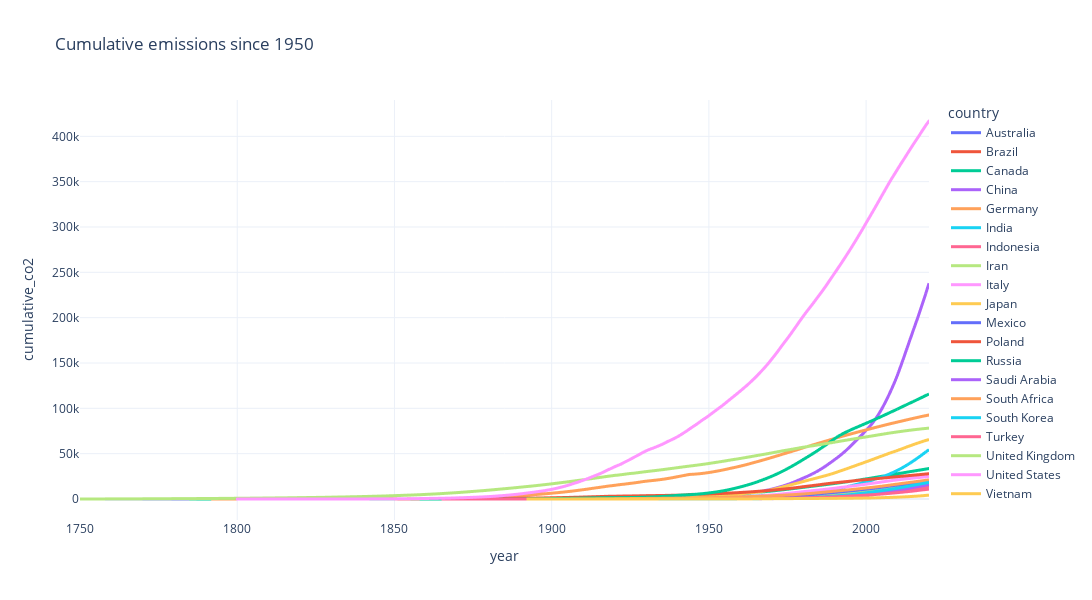

Notebook source saved alongside this figure:
### Markdown cell above
## Cumlative to... select year

### Code cell
year = 2021
fig = px.line(df0_Top20_all_years[df0_Top20_all_years['year'] < year], 
              x = 'year', y = 'cumulative_co2', color = 'country', 
              title = "Cumulative emissions since 1950",
              template='plotly_white', height=600, width=1200)
fig.update_traces(line={'width': 3})

### Figure 1 — Plotly figure (JSON) as saved in the notebook; plotly's stock layout.template omitted (floating-point values rounded to 4 significant figures; data arrays with more than 128 entries replaced by an {"elided": "..."} marker saying what was removed)
{"data": [{"hovertemplate": "country=Australia<br>year=%{x}<br>cumulative_co2=%{y}<extra></extra>", "legendgroup": "Australia", "line": {"color": "#636efa", "dash": "solid", "width": 3}, "marker": {"symbol": "circle"}, "mode": "lines", "name": "Australia", "showlegend": true, "type": "scattergl", "x": {"elided": "271 int values"}, "xaxis": "x", "y": {"elided": "271 float values"}, "yaxis": "y"}, {"hovertemplate": "country=Brazil<br>year=%{x}<br>cumulative_co2=%{y}<extra></extra>", "legendgroup": "Brazil", "line": {"color": "#EF553B", "dash": "solid", "width": 3}, "marker": {"symbol": "circle"}, "mode": "lines", "name": "Brazil", "showlegend": true, "type": "scattergl", "x": {"elided": "171 int values"}, "xaxis": "x", "y": {"elided": "171 float values"}, "yaxis": "y"}, {"hovertemplate": "country=Canada<br>year=%{x}<br>cumulative_co2=%{y}<extra></extra>", "legendgroup": "Canada", "line": {"color": "#00cc96", "dash": "solid", "width": 3}, "marker": {"symbol": "circle"}, "mode": "lines", "name": "Canada", "showlegend": true, "type": "scattergl", "x": {"elided": "236 int values"}, "xaxis": "x", "y": {"elided": "236 float values"}, "yaxis": "y"}, {"hovertemplate": "country=China<br>year=%{x}<br>cumulative_co2=%{y}<extra></extra>", "legendgroup": "China", "line": {"color": "#ab63fa", "dash": "solid", "width": 3}, "marker": {"symbol": "circle"}, "mode": "lines", "name": "China", "showlegend": true, "type": "scattergl", "x": {"elided": "171 int values"}, "xaxis": "x", "y": {"elided": "171 float values"}, "yaxis": "y"}, {"hovertemplate": "country=Germany<br>year=%{x}<br>cumulative_co2=%{y}<extra></extra>", "legendgroup": "Germany", "line": {"color": "#FFA15A", "dash": "solid", "width": 3}, "marker": {"symbol": "circle"}, "mode": "lines", "name": "Germany", "showlegend": true, "type": "scattergl", "x": {"elided": "229 int values"}, "xaxis": "x", "y": {"elided": "229 float values"}, "yaxis": "y"}, {"hovertemplate": "country=India<br>year=%{x}<br>cumulative_co2=%{y}<extra></extra>", "legendgroup": "India", "line": {"color": "#19d3f3", "dash": "solid", "width": 3}, "marker": {"symbol": "circle"}, "mode": "lines", "name": "India", "showlegend": true, "type": "scattergl", "x": {"elided": "171 int values"}, "xaxis": "x", "y": {"elided": "171 float values"}, "yaxis": "y"}, {"hovertemplate": "country=Indonesia<br>year=%{x}<br>cumulative_co2=%{y}<extra></extra>", "legendgroup": "Indonesia", "line": {"color": "#FF6692", "dash": "solid", "width": 3}, "marker": {"symbol": "circle"}, "mode": "lines", "name": "Indonesia", "showlegend": true, "type": "scattergl", "x": {"elided": "171 int values"}, "xaxis": "x", "y": {"elided": "171 float values"}, "yaxis": "y"}, {"hovertemplate": "country=Iran<br>year=%{x}<br>cumulative_co2=%{y}<extra></extra>", "legendgroup": "Iran", "line": {"color": "#B6E880", "dash": "solid", "width": 3}, "marker": {"symbol": "circle"}, "mode": "lines", "name": "Iran", "showlegend": true, "type": "scattergl", "x": {"elided": "171 int values"}, "xaxis": "x", "y": {"elided": "171 float values"}, "yaxis": "y"}, {"hovertemplate": "country=Italy<br>year=%{x}<br>cumulative_co2=%{y}<extra></extra>", "legendgroup": "Italy", "line": {"color": "#FF97FF", "dash": "solid", "width": 3}, "marker": {"symbol": "circle"}, "mode": "lines", "name": "Italy", "showlegend": true, "type": "scattergl", "x": {"elided": "171 int values"}, "xaxis": "x", "y": {"elided": "171 float values"}, "yaxis": "y"}, {"hovertemplate": "country=Japan<br>year=%{x}<br>cumulative_co2=%{y}<extra></extra>", "legendgroup": "Japan", "line": {"color": "#FECB52", "dash": "solid", "width": 3}, "marker": {"symbol": "circle"}, "mode": "lines", "name": "Japan", "showlegend": true, "type": "scattergl", "x": {"elided": "171 int values"}, "xaxis": "x", "y": {"elided": "171 float values"}, "yaxis": "y"}, {"hovertemplate": "country=Mexico<br>year=%{x}<br>cumulative_co2=%{y}<extra></extra>", "legendgroup": "Mexico", "line": {"color": "#636efa", "dash": "solid", "width": 3}, "marker": {"symbol": "circle"}, "mode": "lines", "name": "Mexico", "showlegend": true, "type": "scattergl", "x": {"elided": "171 int values"}, "xaxis": "x", "y": {"elided": "171 float values"}, "yaxis": "y"}, {"hovertemplate": "country=Poland<br>year=%{x}<br>cumulative_co2=%{y}<extra></extra>", "legendgroup": "Poland", "line": {"color": "#EF553B", "dash": "solid", "width": 3}, "marker": {"symbol": "circle"}, "mode": "lines", "name": "Poland", "showlegend": true, "type": "scattergl", "x": {"elided": "221 int values"}, "xaxis": "x", "y": {"elided": "221 float values"}, "yaxis": "y"}, {"hovertemplate": "country=Russia<br>year=%{x}<br>cumulative_co2=%{y}<extra></extra>", "legendgroup": "Russia", "line": {"color": "#00cc96", "dash": "solid", "width": 3}, "marker": {"symbol": "circle"}, "mode": "lines", "name": "Russia", "showlegend": true, "type": "scattergl", "x": {"elided": "175 int values"}, "xaxis": "x", "y": {"elided": "175 float values"}, "yaxis": "y"}, {"hovertemplate": "country=Saudi Arabia<br>year=%{x}<br>cumulative_co2=%{y}<extra></extra>", "legendgroup": "Saudi Arabia", "line": {"color": "#ab63fa", "dash": "solid", "width": 3}, "marker": {"symbol": "circle"}, "mode": "lines", "name": "Saudi Arabia", "showlegend": true, "type": "scattergl", "x": {"elided": "171 int values"}, "xaxis": "x", "y": {"elided": "171 float values"}, "yaxis": "y"}, {"hovertemplate": "country=South Africa<br>year=%{x}<br>cumulative_co2=%{y}<extra></extra>", "legendgroup": "South Africa", "line": {"color": "#FFA15A", "dash": "solid", "width": 3}, "marker": {"symbol": "circle"}, "mode": "lines", "name": "South Africa", "showlegend": true, "type": "scattergl", "x": {"elided": "171 int values"}, "xaxis": "x", "y": {"elided": "171 float values"}, "yaxis": "y"}, {"hovertemplate": "country=South Korea<br>year=%{x}<br>cumulative_co2=%{y}<extra></extra>", "legendgroup": "South Korea", "line": {"color": "#19d3f3", "dash": "solid", "width": 3}, "marker": {"symbol": "circle"}, "mode": "lines", "name": "South Korea", "showlegend": true, "type": "scattergl", "x": {"elided": "171 int values"}, "xaxis": "x", "y": {"elided": "171 float values"}, "yaxis": "y"}, {"hovertemplate": "country=Turkey<br>year=%{x}<br>cumulative_co2=%{y}<extra></extra>", "legendgroup": "Turkey", "line": {"color": "#FF6692", "dash": "solid", "width": 3}, "marker": {"symbol": "circle"}, "mode": "lines", "name": "Turkey", "showlegend": true, "type": "scattergl", "x": {"elided": "171 int values"}, "xaxis": "x", "y": {"elided": "171 float values"}, "yaxis": "y"}, {"hovertemplate": "country=United Kingdom<br>year=%{x}<br>cumulative_co2=%{y}<extra></extra>", "legendgroup": "United Kingdom", "line": {"color": "#B6E880", "dash": "solid", "width": 3}, "marker": {"symbol": "circle"}, "mode": "lines", "name": "United Kingdom", "showlegend": true, "type": "scattergl", "x": {"elided": "271 int values"}, "xaxis": "x", "y": {"elided": "271 float values"}, "yaxis": "y"}, {"hovertemplate": "country=United States<br>year=%{x}<br>cumulative_co2=%{y}<extra></extra>", "legendgroup": "United States", "line": {"color": "#FF97FF", "dash": "solid", "width": 3}, "marker": {"symbol": "circle"}, "mode": "lines", "name": "United States", "showlegend": true, "type": "scattergl", "x": {"elided": "221 int values"}, "xaxis": "x", "y": {"elided": "221 float values"}, "yaxis": "y"}, {"hovertemplate": "country=Vietnam<br>year=%{x}<br>cumulative_co2=%{y}<extra></extra>", "legendgroup": "Vietnam", "line": {"color": "#FECB52", "dash": "solid", "width": 3}, "marker": {"symbol": "circle"}, "mode": "lines", "name": "Vietnam", "showlegend": true, "type": "scattergl", "x": {"elided": "171 int values"}, "xaxis": "x", "y": {"elided": "171 float values"}, "yaxis": "y"}], "layout": {"height": 600, "legend": {"title": {"text": "country"}, "tracegroupgap": 0}, "title": {"text": "Cumulative emissions since 1950"}, "width": 1200, "xaxis": {"anchor": "y", "domain": [0, 1], "title": {"text": "year"}}, "yaxis": {"anchor": "x", "domain": [0, 1], "title": {"text": "cumulative_co2"}}}}
